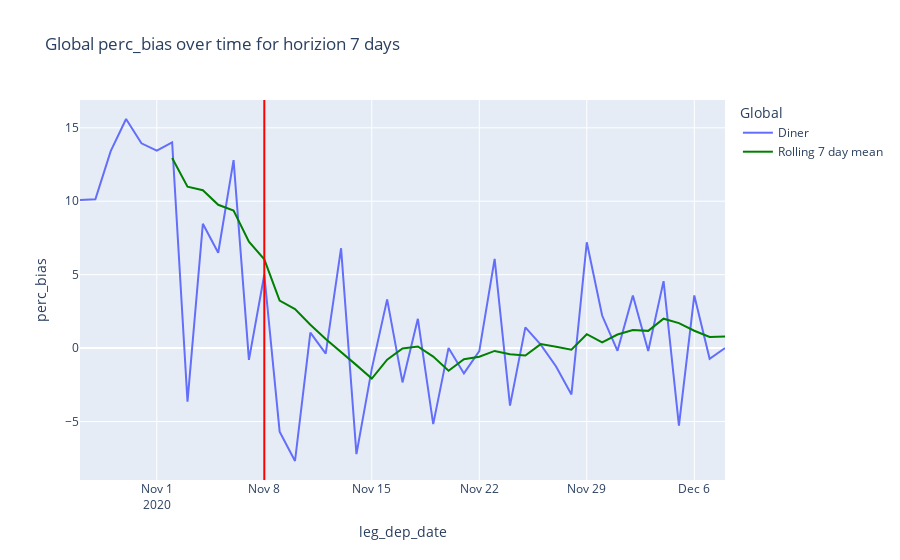

Notebook source saved alongside this figure:
### Code cell
plot_bias_over_time_for_horizon(df, horizon=7, metric="perc_bias")

### Figure 1 — Plotly figure (JSON) as saved in the notebook; plotly's stock layout.template omitted (floating-point values rounded to 4 significant figures)
{"data": [{"hovertemplate": "Global=0<br>leg_dep_date=%{x}<br>perc_bias=%{y}<extra></extra>", "legendgroup": "0", "line": {"color": "#636efa", "dash": "solid"}, "mode": "lines", "name": "Diner", "orientation": "v", "showlegend": true, "type": "scatter", "x": ["2020-10-27", "2020-10-28", "2020-10-29", "2020-10-30", "2020-10-31", "2020-11-01", "2020-11-02", "2020-11-03", "2020-11-04", "2020-11-05", "2020-11-06", "2020-11-07", "2020-11-08", "2020-11-09", "2020-11-10", "2020-11-11", "2020-11-12", "2020-11-13", "2020-11-14", "2020-11-15", "2020-11-16", "2020-11-17", "2020-11-18", "2020-11-19", "2020-11-20", "2020-11-21", "2020-11-22", "2020-11-23", "2020-11-24", "2020-11-25", "2020-11-26", "2020-11-27", "2020-11-28", "2020-11-29", "2020-11-30", "2020-12-01", "2020-12-02", "2020-12-03", "2020-12-04", "2020-12-05", "2020-12-06", "2020-12-07", "2020-12-08"], "xaxis": "x", "y": [10.09, 10.14, 13.41, 15.6, 13.95, 13.45, 14.01, -3.649, 8.465, 6.494, 12.79, -0.7968, 4.995, -5.685, -7.687, 1.057, -0.3711, 6.801, -7.219, -1.415, 3.317, -2.335, 1.995, -5.174, 0.01383, -1.723, -0.203, 6.08, -3.92, 1.414, 0.2355, -1.248, -3.156, 7.206, 2.218, -0.1869, 3.575, -0.1937, 4.56, -5.285, 3.587, -0.7242, 0], "yaxis": "y"}, {"hovertemplate": "variable=0<br>leg_dep_date=%{x}<br>value=%{y}<extra></extra>", "legendgroup": "0", "line": {"color": "green", "dash": "solid"}, "mode": "lines", "name": "Rolling 7 day mean", "orientation": "v", "showlegend": true, "type": "scatter", "x": ["2020-10-27", "2020-10-28", "2020-10-29", "2020-10-30", "2020-10-31", "2020-11-01", "2020-11-02", "2020-11-03", "2020-11-04", "2020-11-05", "2020-11-06", "2020-11-07", "2020-11-08", "2020-11-09", "2020-11-10", "2020-11-11", "2020-11-12", "2020-11-13", "2020-11-14", "2020-11-15", "2020-11-16", "2020-11-17", "2020-11-18", "2020-11-19", "2020-11-20", "2020-11-21", "2020-11-22", "2020-11-23", "2020-11-24", "2020-11-25", "2020-11-26", "2020-11-27", "2020-11-28", "2020-11-29", "2020-11-30", "2020-12-01", "2020-12-02", "2020-12-03", "2020-12-04", "2020-12-05", "2020-12-06", "2020-12-07", "2020-12-08"], "xaxis": "x", "y": [null, null, null, null, null, null, 12.95, 10.99, 10.75, 9.759, 9.358, 7.252, 6.045, 3.231, 2.654, 1.596, 0.6153, -0.2408, -1.158, -2.074, -0.7881, -0.02363, 0.1104, -0.5757, -1.545, -0.7602, -0.5871, -0.1923, -0.4188, -0.5018, 0.271, 0.09081, -0.1139, 0.9445, 0.3927, 0.926, 1.235, 1.173, 2.003, 1.699, 1.182, 0.7619, 0.7886], "yaxis": "y"}], "layout": {"legend": {"title": {"text": "Global"}, "tracegroupgap": 0}, "shapes": [{"line": {"color": "red"}, "type": "line", "x0": "2020-11-08T00:00:00", "x1": "2020-11-08T00:00:00", "xref": "x", "y0": 0, "y1": 1, "yref": "y domain"}], "title": {"text": "Global perc_bias over time for horizion 7 days"}, "xaxis": {"anchor": "y", "domain": [0, 1], "title": {"text": "leg_dep_date"}}, "yaxis": {"anchor": "x", "domain": [0, 1], "title": {"text": "perc_bias"}}}}
